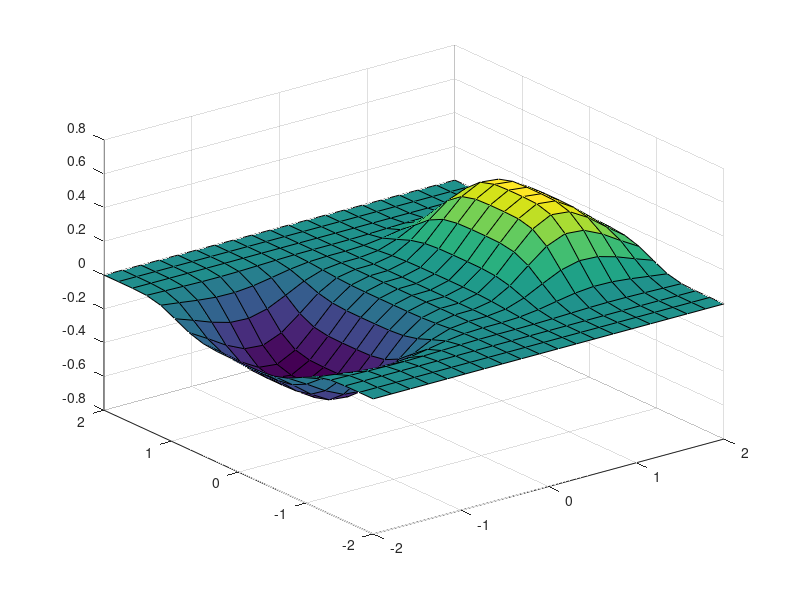

This figure's MATLAB source:
%%Clear Everything

clearvars
clc

%%Info
%Skapetis Christos
%AEM 9378
%skapetis@ece.auth.gr
%1st Task main faction

%%Main
%%Topic 1
%3-D plot of the asking function

x = linspace(-2,2,20);
y = x';
z = (x.^3).*(exp((-x.^2)-(y.^4)));
surf(x,y,z)